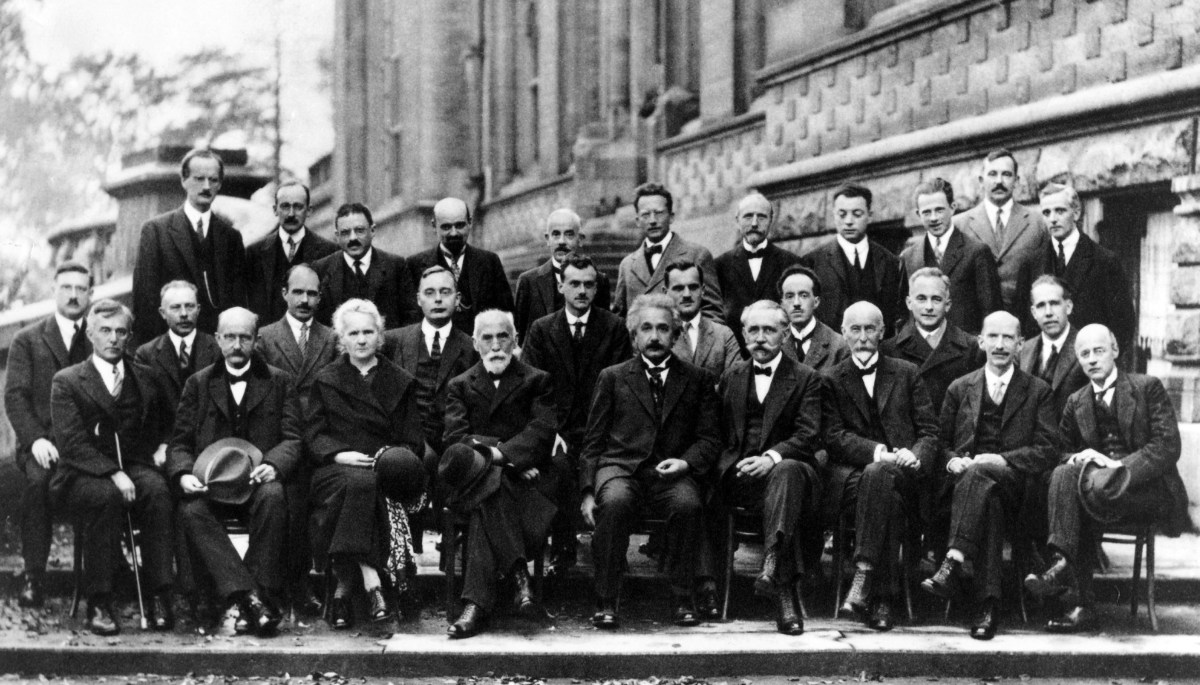
#> input picture Kenar_Filtreleme/bilim_adamlari.jpg, 1200 x 685 px
$ python kenar_filtreleme.py   (older library calls are emulated)
#> lines starting #> are read from the running program, lines starting #| are printed output that depends on the picture; after the words box and inside, x2 and y2 are one past the last pixel; in counts of white or black regions, pixels touching at a corner belong together
import cv2
import numpy as np

resim = cv2.imread("bilim_adamlari.jpg")
#> resim is the input picture: shape (685, 1200, 3); min 0, max 255, mean 102.8

#Laplacian Filtreleme
laplacian = cv2.Laplacian(resim,cv2.CV_64F)
cv2.imshow("Laplacianlı Resim",laplacian)
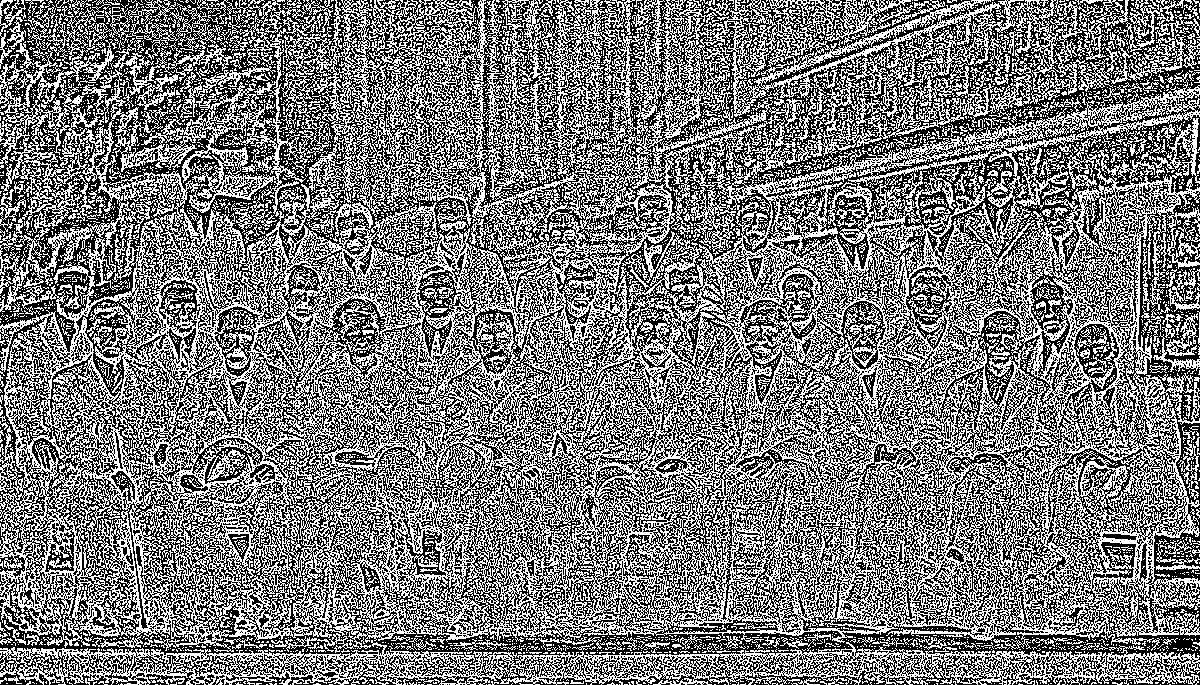
#> window 'Laplacianlı Resim': shape (685, 1200, 3); 48% white in thin lines or dots


cv2.imshow("Orjinal Resim",resim)

#Sobel Dikey
sobel_dikey = cv2.Sobel(resim,cv2.CV_64F,1,0,ksize=1)
cv2.imshow("Sobel Dikey",sobel_dikey)
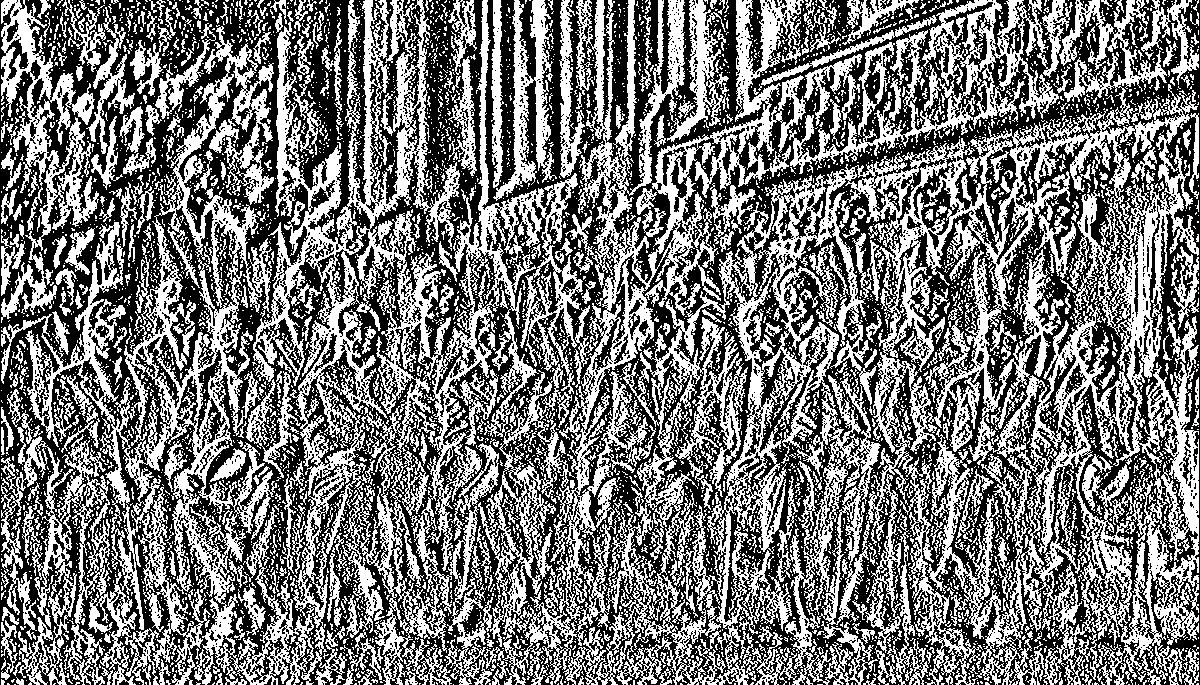
#> window 'Sobel Dikey': shape (685, 1200, 3); 46.7% white; 5625 white regions (5091 under 20 px), largest, box (x1, y1, x2, y2) and area: (1, 0, 1199, 685) 278194, (789, 0, 1073, 174) 11692, (1, 0, 99, 323) 8825

#Sobel Yatay
sobel_yatay = cv2.Sobel(resim,cv2.CV_64F,0,1,ksize=1)
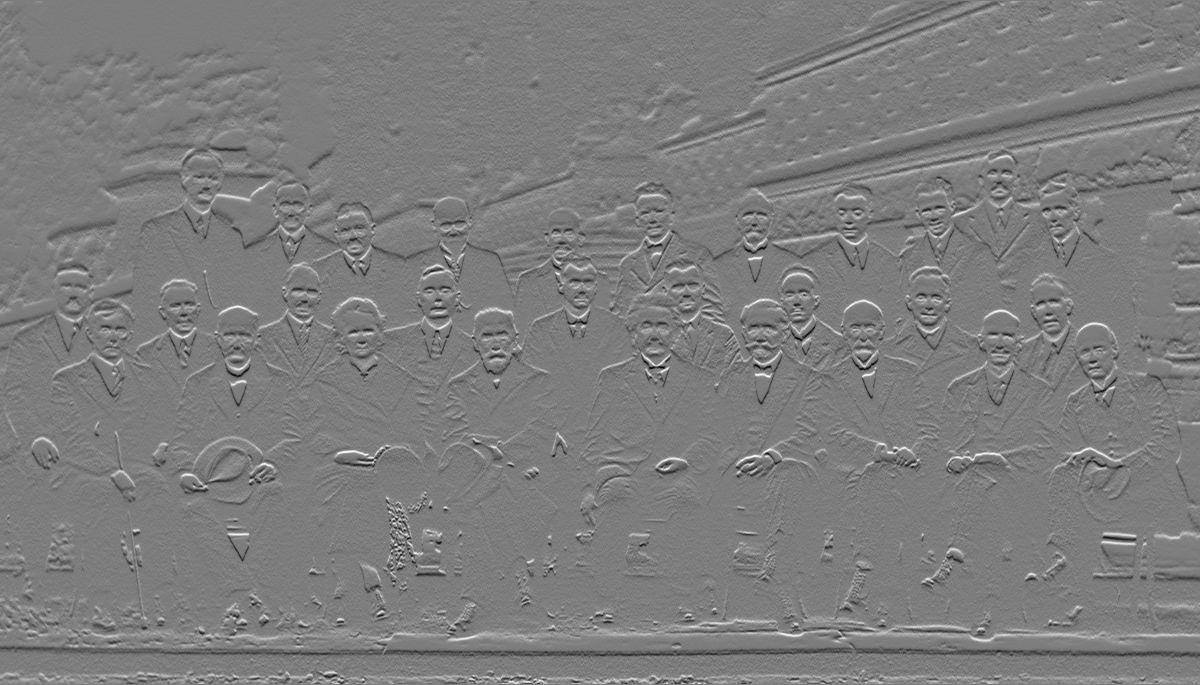
#> sobel_yatay: shape (685, 1200, 3) float64; min -193, max 199, mean 0; drawn with min black and max white
cv2.imshow("Sobel Yatay",sobel_yatay)
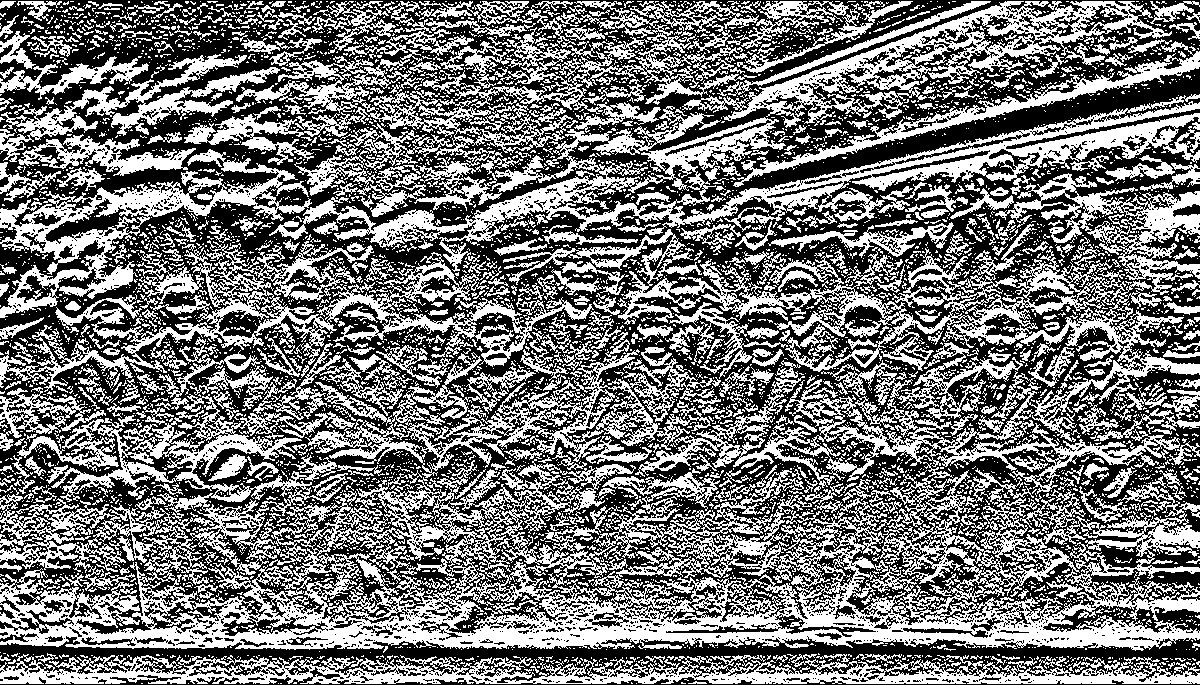
#> window 'Sobel Yatay': shape (685, 1200, 3); 46.1% white; 5773 white regions (5097 under 20 px), largest, box (x1, y1, x2, y2) and area: (0, 337, 1200, 651) 104173, (503, 173, 1200, 494) 41989, (269, 94, 1200, 272) 26712

#Canny Filtreleme
canny = cv2.Canny(resim,500,200)
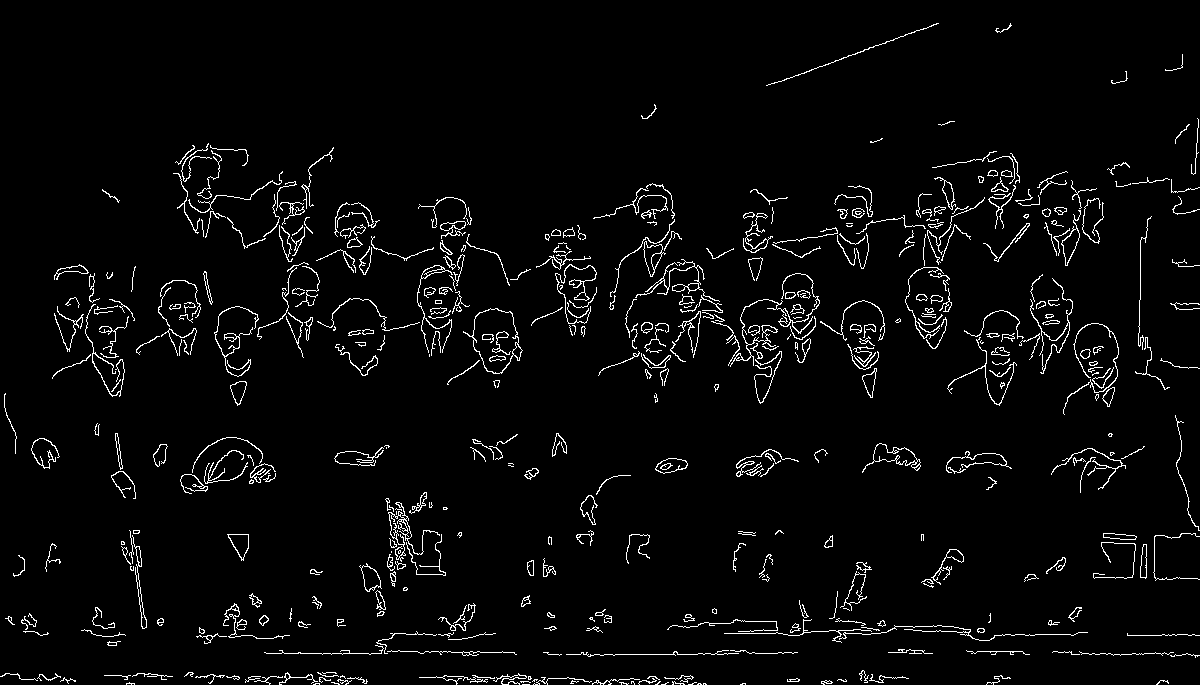
#> canny: shape (685, 1200); 3.4% white in thin lines or dots
cv2.imshow("Canny Filtreleme",canny)

#Köşe Filtreleme
tahta = cv2.imread("satranc_tahtasi.jpg")
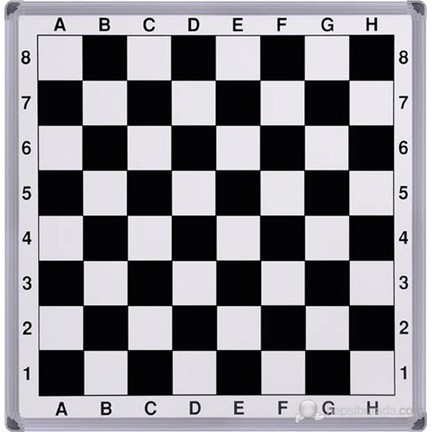
#> input picture Kenar_Filtreleme/satranc_tahtasi.jpg, 432 x 432 px
#> tahta is the input picture: shape (432, 432, 3); mean B, G, R 143.1, 137.7, 139.2
tahta_gri = cv2.cvtColor(tahta,cv2.COLOR_BGR2GRAY)
tahta_gri = np.float32(tahta_gri)
koseler = cv2.goodFeaturesToTrack(tahta_gri,500,0.1,10)
#> koseler = 129 rows, first 8: [106, 21], [236, 21], [60, 25], [25, 54], [280, 21], [61, 409], [104, 405], [27, 279]
koseler = np.int0(koseler)
for kose in koseler:
    x,y = kose.ravel()
    cv2.circle(tahta,(x,y),3,(255,0,0),-1)
#> this loop made 129 passes
#> (x, y) on passes 1 to 12: (106, 21), (236, 21), (60, 25), (25, 54), (280, 21), (61, 409), (104, 405), (27, 279), (400, 192), (402, 238), (375, 30), (29, 97)
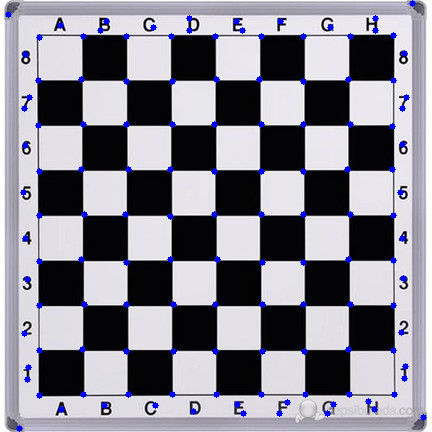
#> tahta: shape (432, 432, 3); 2% of pixels changed, all inside (x1, y1, x2, y2) = (5, 0, 427, 432)

cv2.imshow("Koseler",tahta)

cv2.waitKey(0)
cv2.destroyAllWindows()
